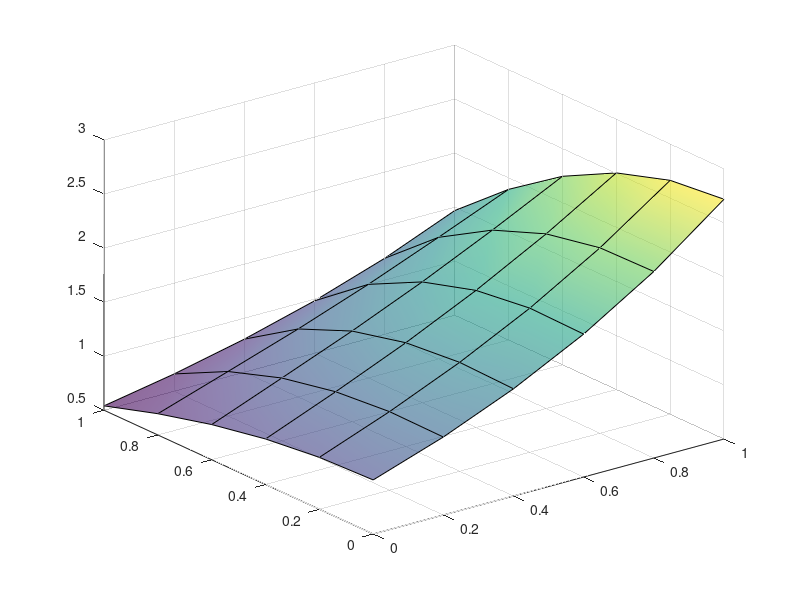

Reproduce this figure in MATLAB. (Note: this script raises an error after producing the figure.)
clc,clear;
N=2:60;
var=5;
f = @(x,y) exp(x).*(2*cos(y) - sin(y));
actual_soln = @(x,y) exp(x).*cos(y);
maxerror = zeros(1, length(N));
z = 1;
for k = 1:length(N)
    a = 0; b = 1;
    n = N(k);
    h = (b - a)/n;

    x = a : h : b;
    y = b : -h : a;

    A = zeros(n+1,n+1);
    Err = zeros(n+1,n+1);

    A(:, 1) = actual_soln(x(1), y);
    A(:, end) = actual_soln(x(end), y);
    A(1, :) = actual_soln(x, y(1));
    A(end, :) = actual_soln(x, y(end));

    B = zeros((n-1)^2, (n-1)^2);
    b = zeros((n-1)^2,1);

    for p = 1:(n-1)^2
        B(p,p) = -4 - 2*h + h^2;

        % determining point number
        j = mod(p, n-1);
        if j == 0
            i = p / (n-1);
            j = n-1;
        else
            i = floor(p / (n-1)) + 1;
        end

        % filling the coefficient matrix
        if n > 2
            if i > 1
                B(p, (i-1)*(n-2) + j - (n - i)) = 1;
            end
            if i < (n-1)
                B(p, (i+1)*(n-2) + j - (n - i - 2)) = 1+h;
            end
            if j > 1
                B(p, i*(n-2) + j - 1 - (n - i - 1)) = 1;
            end
            if j < (n-1)
                B(p, i*(n-2) + j + 1 - (n - i - 1)) = 1+h;
            end
        end

        % filling RHS matrix
        b(p) = h^2*f(x(j+1), y(i+1));
        if i == 1
            b(p) = b(p) - A(1, j+1);
        elseif i == n-1
            b(p) = b(p) + A(n+1, j+1)*(-h-1);
        end
        if n == 2
            b(p) = b(p) - A(n+1, j+1)*(1+h);
        end
        if j == 1
            b(p) = b(p) - A(i+1, 1);
        elseif j == n-1
            b(p) = b(p) + A(i+1, n+1)*(-h-1);
        end
        if n == 2
            b(p) = b(p) - A(i+1, n+1)*(1+h);
        end
    end

    % disp(B);
    % disp(b);

    W = B \ b;
    p = 1;
    for i = 2:n
        for j = 2:n
            A(i, j) = W(p);
            Err(i, j) = abs(A(i, j) - actual_soln(x(j),y(i)));
            p = p+1;
        end
    end

    if var == n
        disp(A);

        [X,Y] = meshgrid(x,y);
        figure
        mesh(X,Y,A,'FaceColor','interp', 'FaceAlpha',0.6, 'EdgeColor','black');
        hold on;
        contour(X,Y,A,'FaceColor','auto', 'FaceAlpha',0.6, 'EdgeColor','black');
        hold off;

        figure
        mesh(X,Y,Err,'FaceColor','interp', 'FaceAlpha',0.6, 'EdgeColor','black');
        hold off;

        x = 0 : 0.005 : 1;
        y = 1 : -0.005 : 0;

        [X,Y] = meshgrid(x,y);
        M = f(X,Y);

        figure
        mesh(X,Y,M,'FaceColor','interp', 'FaceAlpha',0.6, 'EdgeColor','black');
        hold on;
        contour(X,Y,M,'FaceColor','auto', 'FaceAlpha',0.6, 'EdgeColor','black');
        hold off;
    end
    maxerror(z) = max(max(Err));
    z = z+1;
end

delx = (1 - 0)./N;

figure
loglog(delx, maxerror, 'LineWidth', 2);
hold off;
